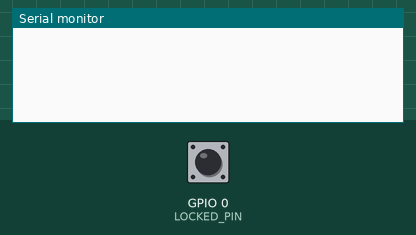
Recording of a sketch running on a simulated ESP8266 (NodeMCU). On the bench: the last lines printed to the serial monitor. The test bench sets the inputs (shaded band); at power-on: GPIO 0 (LOCKED_PIN) HIGH. WiFi joins after 1.5 s; servers stay silent unless stated; uploads are accepted with an empty reply.

Above: at 1.2 s.
1.3 s: GPIO 0 (LOCKED_PIN) pulled LOW for 0.15 s
At 1.86 s:
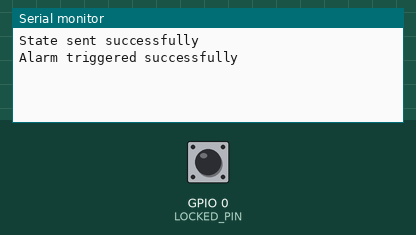
At 3.2 s:
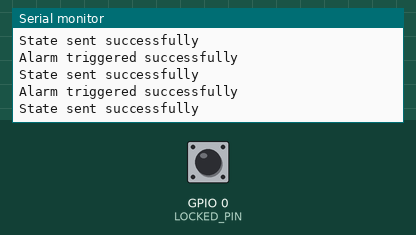

The sketch:

Door_lock1_esp01s.ino
```cpp
#include <ESP8266WiFi.h>
#include <ESP8266WebServer.h>
#include <EEPROM.h>
#include <ESP8266HTTPClient.h>

#define LOCKED_PIN 0   // GPIO0
#define UNLOCKED_PIN 2 // GPIO2
// #define RESET_PIN 3    // GPIO3
// #define EEPROM_SIZE 512

const char *serverAddress = "192.168.0.152";
const int serverPort = 80;
const int trigerserverPort = 9876;
const char *triggerURL = "/triggered?code=9876";

IPAddress gateway(192, 168, 0, 1);
IPAddress subnet(255, 255, 255, 0);

volatile boolean locked = true;
boolean previousLockedState = true;

ESP8266WebServer server(80);


// void handlesetup() {
//   String page = "<html><body>";
//   page += "<h1>ESP-01S Configuration</h1>";
//   page += "</body></html>";
//   server.send(200, "text/html", page);
// }


// void handleRoot() {
//   String page = "<html><body>";
//   page += "<h1>ESP-01S Configuration</h1>";
//   page += "<form action='/config' method='post'>";
//   page += "SSID: <input type='text' name='ssid'><br>";
//   page += "Password: <input type='text' name='password'><br>";
//   page += "Static IP: <input type='text' name='staticIP'><br>";
//   page += "<input type='submit' value='Connect'></form>";
//   page += "</body></html>";

//   server.send(200, "text/html", page);
// }

// void handleConfig() {
//   String ssid = server.arg("ssid");
//   String password = server.arg("password");
//   String staticIP = server.arg("staticIP");

//   // // Store SSID, password, and static IP in EEPROM
//   // int address = 0;
//   // for (int i = 0; i < ssid.length(); ++i) {
//   //   EEPROM.write(address++, ssid[i]);
//   // }
//   // EEPROM.write(address++, '\0'); // Null terminator for the string
//   // for (int i = 0; i < password.length(); ++i) {
//   //   EEPROM.write(address++, password[i]);
//   // }
//   // EEPROM.write(address++, '\0'); // Null terminator for the string
//   // for (int i = 0; i < staticIP.length(); ++i) {
//   //   EEPROM.write(address++, staticIP[i]);
//   // }
//   // EEPROM.write(address++, '\0'); // Null terminator for the string
//   // EEPROM.commit();

//   String response = "<html><body>";
//   response += "<h1>Configuration saved. Rebooting ESP-01S...</h1>";
//   response += "</body></html>";
//   server.send(200, "text/html", response);

//   //ESP.restart();
// }

void handleStatus() {
  String response;
  if (locked) {
    response = "{\"currentState\": 1}";
  } else {
    response = "{\"currentState\": 0}";
  }
  server.send(200, "application/json", response);
}

// void handleLock() {
//   if (digitalRead(LOCKED_PIN) == HIGH && digitalRead(UNLOCKED_PIN) == LOW) {
//     locked = true;
//     sendStateToServer(1);
//   }
// }

// void handleUnlock() {
//   if (digitalRead(LOCKED_PIN) == LOW && digitalRead(UNLOCKED_PIN) == HIGH) {
//     locked = false;
//     sendStateToServer(0);
//     triggerAlarm();
//   }
// }

// void handleReset() {
//   delay(5000); // Wait for 5 seconds
//   if (digitalRead(RESET_PIN) == LOW) {
//     // Erase EEPROM
//     for (int i = 0; i < EEPROM_SIZE; ++i) {
//       EEPROM.write(i, 0);
//     }
//     EEPROM.commit();
//     ESP.restart();
//   }
// }

void sendStateToServer(int state) {
  String url = "/lock1/setState?value=";
  url += state;
  WiFiClient client;
  HTTPClient http;
  http.begin(client, serverAddress, serverPort, url);
  int httpCode = http.GET();
  http.end();
  // Serial.print("Current State: ");
  // Serial.println(state);
  if (httpCode == 200) {
    Serial.println("State sent successfully");
  } else {
    Serial.println("Failed to send state");
  }
}

void triggerAlarm() {
  WiFiClient client;
  HTTPClient http;
  http.begin(client, serverAddress, trigerserverPort, triggerURL);
  int httpCode = http.GET();
  http.end();
  if (httpCode == 200) {
    Serial.println("Alarm triggered successfully");
  } else {
    Serial.println("Failed to trigger alarm");
  }
}

// void lockedInterrupt() {
//   handleLock();
// }

// void unlockedInterrupt() {
//   handleUnlock();
// }

void setup() {
  Serial.begin(115200);

  pinMode(LOCKED_PIN, INPUT_PULLUP);
  pinMode(UNLOCKED_PIN, INPUT_PULLUP);
  // pinMode(RESET_PIN, INPUT_PULLUP);

  //attachInterrupt(digitalPinToInterrupt(LOCKED_PIN), lockedInterrupt, CHANGE);
  //attachInterrupt(digitalPinToInterrupt(UNLOCKED_PIN), unlockedInterrupt, CHANGE);
  //attachInterrupt(digitalPinToInterrupt(RESET_PIN), handleReset, FALLING);

  // EEPROM.begin(EEPROM_SIZE);

  // Read stored SSID, password, and static IP
  String storedSSID = "Guggulla_IoT_Support";
  String storedPassword = "9951414244";
  String storedStaticIP = "192.168.0.205";
  // int address = 0;
  // char currentChar = EEPROM.read(address++);
  // while (currentChar != '\0') {
  //   storedSSID += currentChar;
  //   currentChar = EEPROM.read(address++);
  // }
  // Serial.print("Stored SSID: ");
  // Serial.println(storedSSID);

  // currentChar = EEPROM.read(address++);
  // while (currentChar != '\0') {
  //   storedPassword += currentChar;
  //   currentChar = EEPROM.read(address++);
  // }
  // Serial.print("Stored Password: ");
  // Serial.println(storedPassword);

  // currentChar = EEPROM.read(address++);
  // while (currentChar != '\0') {
  //   storedStaticIP += currentChar;
  //   currentChar = EEPROM.read(address++);
  // }
  // Serial.print("Stored Static IP: ");
  // Serial.println(storedStaticIP);

  // Convert stored IP address to IPAddress object
  IPAddress staticIP;
  // if (!storedStaticIP.isEmpty()) {
    staticIP.fromString(storedStaticIP);
  // }

  WiFi.mode(WIFI_STA);

  // if (!staticIP.isSet()) {
  //   // If no stored static IP, set up ESP-01S as an access point
  //   WiFi.mode(WIFI_AP);
  //   WiFi.softAPConfig(gateway, gateway, subnet); // Set IP to 192.168.0.1
  //   WiFi.softAP("LazyDoorLock_AP", "12345678");
  // } else {
    WiFi.begin(storedSSID.c_str(), storedPassword.c_str());
    WiFi.config(staticIP, gateway, subnet);
  // }

  server.on("/", HTTP_GET, handleStatus);
  // server.on("/config", HTTP_POST, handleConfig);
  server.on("/lock1/status", HTTP_GET, handleStatus);
  server.begin();
}

void loop() {
  server.handleClient();

    // Check LOCKED_PIN for changes
  boolean currentLockedState = digitalRead(LOCKED_PIN); //1
  if (currentLockedState != previousLockedState) {      //1 != 0
    if (currentLockedState == LOW) {   // 1 and 0
      locked = true;
      sendStateToServer(1);
      // Serial.println("LOCKED");
    }
    previousLockedState = currentLockedState;           //1
      // Check UNLOCKED_PIN for changes
    if (digitalRead(LOCKED_PIN) == HIGH) {   //1 and 0
      locked = false;
      triggerAlarm();
      sendStateToServer(0);
      // Serial.println("UNLOCKED");
    }
  }


  //   // Check LOCKED_PIN for changes
  // boolean currentLockedState = digitalRead(LOCKED_PIN); //1
  // if (currentLockedState != previousLockedState) {      //1 != 0
  //   if (currentLockedState == HIGH && digitalRead(UNLOCKED_PIN) == LOW) {   // 1 and 0
  //     locked = true;
  //     sendStateToServer(1);
  //   }
  //   previousLockedState = currentLockedState;           //1
  // }

  // // Check UNLOCKED_PIN for changes
  // if (digitalRead(UNLOCKED_PIN) == HIGH && previousLockedState == LOW) {   //1 and 0
  //   locked = false;
  //   sendStateToServer(0);
  //   triggerAlarm();
  // }
}
```

Measured:
- after the input at 1.3 s, the serial monitor: prints a new line after 0.20 s (image 1)
